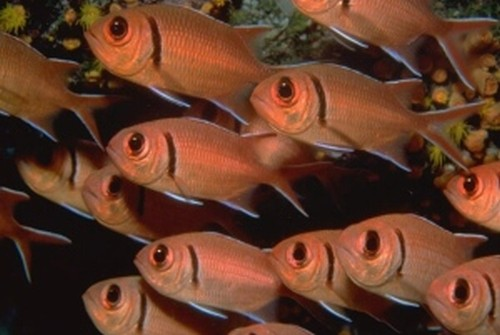
%> input picture Filter Generation/data/fishes.jpg, 500 x 335 px, given in place of artgallery.jpg, which was not available
$ octave main.m   (GNU Octave 9; MATLAB toolbox functions it lacks are replaced by stand-ins)
%> lines starting %> are read from the running program, lines starting %| are printed output that depends on the picture; pictures that were not available may be replaced by others from this repository, and a replacement may not be noted
### Filter Generation/matlab/changeFilterSize.m
function [cX,cY,radius] = changeFilterSize(im,th,n,logScales)
%%
% changeFilterSize - the function uses changing the size of the filter
% approach to detect blobs.
% Input:
%   im - gray scale image
%   th - threshold (a scalar)
%   n  - number of scale levels in the scale space pyramid
%   logScales - value of the sigma scales
% Output:
%   cX - column vector with x coordinates of circle centers
%   cY - column vector with y coordinates of circle centers
%   radius - column vector with radii of the circle
%% Coding starts here

    logFilterBank = cell(n,1); % contains the filter at various levels
    spaceScale = cell(n,1); % contains the scale at various levels
    resultantImage = cell(n,1); % contains the result of the image
    nmsImage = cell(n,1); % contains the non-maximum supression response of an image

    for idx = 1:1:n
         size = 5*logScales+1;
         % Ideally filter should be odd so that its effect is identical
         if mod(ceil(size),2)~=0
             filtSize = floor(size);
             logFilterBank{idx} = fspecial('log', filtSize, logScales);
         else
             filtSize = floor(size);
             logFilterBank{idx} = fspecial('log', filtSize, logScales);
         end
         spaceScale{idx} = logScales;
         % Scale normalized gaussian filter
         resultantImage{idx} = logScales^2*imfilter(im,logFilterBank{idx,1},'replicate');
         resultantImage{idx} = resultantImage{idx}.*resultantImage{idx};
         % Applying ordfilt2 (an input parameter for nms implementation)
         nmsImage{idx}=ordfilt2(resultantImage{idx,1},9,ones(3,3));
         logScales = logScales*sqrt(pi/2);
    end

    % Applying Non-maximum Suppression
    resultantImage = applyNMS(resultantImage,nmsImage,n);

    % Taking the maximum of the nms calculated at each layer
    [maxNum,maxIndex] = max(cat(3,resultantImage{:}),[],3);

    % Taking the maximum greater such that it is greater than threshold
    [cX cY] = find(maxNum>th); % x and y coordinates of the circle centers
    sigma = cell(numel(cX),1);

    for itr =1:1:numel(cX)
         scaleLevel = maxIndex(cX(itr),cY(itr));
         sigma{itr} = spaceScale{scaleLevel};
    end

    % calculating radius for blob circles
    radius = cell2mat(sigma);
    radius = sqrt(2)*radius;
end

### Filter Generation/matlab/applyNMS.m
function resultantImage = applyNMS(resultantImage,nmsImage,numLevel)
%%
% applyNMS - the fuction implements non-maximum suppression of a scaled
% space image
% Input:
%   resultantImage - scaled space image cell
%   nmsImage - ordfilt2 applied image cell
%   numLevel - number of levels in the scaled space pyramid
%% Coding starts here

% Taking the maximum of each scale
 [maxImage,maxImageindex] = max(cat(3, nmsImage{:}), [], 3);

% Applying non maximum supression to each scale
    for idx=1:1:numLevel
        comparisionMatrix = (resultantImage{idx}==maxImage);
        resultantImage{idx} = resultantImage{idx}.*comparisionMatrix;
    end
end

### Filter Generation/matlab/show_all_circles.m
function show_all_circles(I, cx, cy, rad, color, ln_wid)
%% I: image on top of which you want to display the circles
%% cx, cy: column vectors with x and y coordinates of circle centers
%% rad: column vector with radii of circles.
%% The sizes of cx, cy, and rad must all be the same
%% color: optional parameter specifying the color of the circles
%%        to be displayed (red by default)
%% ln_wid: line width of circles (optional, 1.5 by default

if nargin < 5
    color = 'r';
end

if nargin < 6
   ln_wid = 1.5;
end

imshow(I); hold on;

theta = 0:0.1:(2*pi+0.1);
cx1 = cx(:,ones(size(theta)));
cy1 = cy(:,ones(size(theta)));
rad1 = rad(:,ones(size(theta)));
theta = theta(ones(size(cx1,1),1),:);
X = cx1+cos(theta).*rad1;
Y = cy1+sin(theta).*rad1;
line(X', Y', 'Color', color, 'LineWidth', ln_wid);

title(sprintf('%d circles', size(cx,1)));

### Filter Generation/matlab/main.m
tic;
%% codeblock under run time analysis
% Reading Image from data folder
im = imread('../data/artgallery.jpg');
%> im is the input picture: size 335x500x3 uint8; mean R, G, B 100.6, 60, 40.9
% converting image to double
im =im2double(im);
%> im: size 335x500x3 double
% converting image double to gray scale
im = rgb2gray(im);
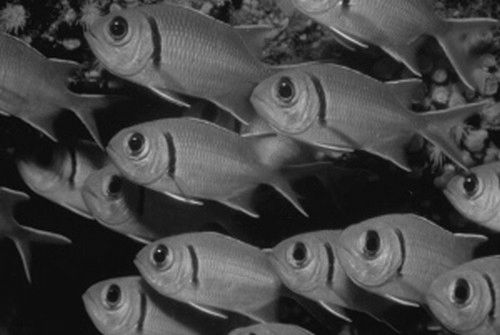
%> im: size 335x500 double; min 0.0262, max 0.831, mean 0.274
% Defining number of levels to be 15
n=15;
% Defining logScales to be 2
logScales  = 2;
% Defining threshold to be 0.02
th = 0.0055;

% Using switch to as for user options
choice = input('Enter your choice\n1. Change Filter Size\n2. Downsample Image size\n');
%> the answer given: 1
switch choice
    case 1
        [cX,cY,radius] = changeFilterSize(im,th,n,logScales);
%> after the loop in changeFilterSize, `for idx = 1:1:n`: filtSize = 236; logFilterBank = 15 items; logScales = 59.15; nmsImage = 15 items
%> in applyNMS, `[maxImage,maxImageindex] = max(cat(3, nmsImage{:}), [], 3);`:
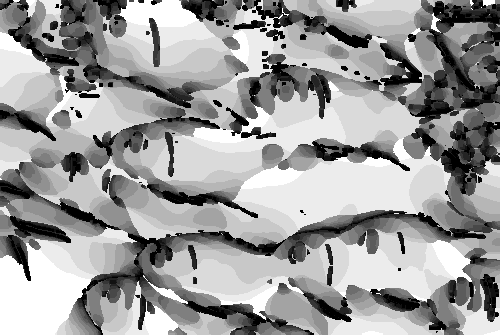
%> maxImageindex: size 335x500 double; min 1, max 15, mean 9.62; drawn with min black and max white
%> the loop in applyNMS, `for idx=1:1:numLevel` made 15 passes
%> pass 1, in applyNMS, `comparisionMatrix = (resultantImage{idx}==maxImage);`:
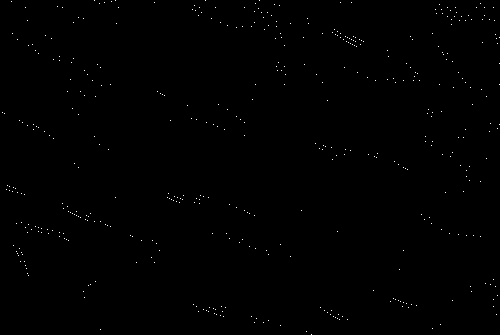
%> comparisionMatrix: size 335x500 logical; 0.28% white in thin lines or dots
%> in changeFilterSize, `[cX cY] = find(maxNum>th);`: cX = 768 values from 1 to 335; cY = 768 values from 1 to 500
%> in changeFilterSize, `sigma = cell(numel(cX),1);`: sigma = 768 items
%> the loop in changeFilterSize, `for itr =1:1:numel(cX)` made 768 passes
%> scaleLevel on passes 1 to 3: 14, 2, 12
%> in changeFilterSize, `radius = cell2mat(sigma);`: radius = 768 values, max 47.19 at index 63, min 2 at index 6, mean 5.5
%> in changeFilterSize, `radius = sqrt(2)*radius;`: radius = 768 values, max 66.74 at index 63, min 2.83 at index 6, mean 7.78
%> cX = 768 values, max 335 at index 63, min 1 at index 208, mean 169.4; cY = 768 values from 1 to 500
        show_all_circles(im,cY,cX,radius);
%> in show_all_circles, `rad1 = rad(:,ones(size(theta)));`:
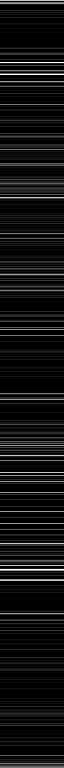
%> rad1: size 768x64 double; min 2.83, max 66.74, mean 7.8; drawn with min black and max white
%> in show_all_circles, `X = cx1+cos(theta).*rad1;`:
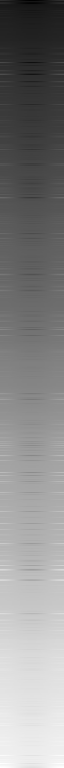
%> X: size 768x64 double; min -52.2, max 533.9, mean 259; drawn with min black and max white
%> in show_all_circles, `Y = cy1+sin(theta).*rad1;`:
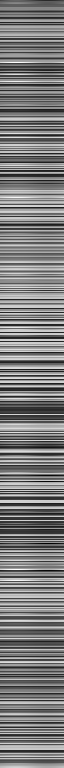
%> Y: size 768x64 double; min -52.25, max 401.7, mean 169.4; drawn with min black and max white
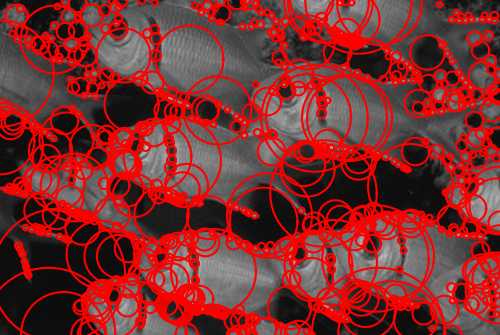
%> figure redrawn from the program's plot data; its title reads '768 circles'
    case 2
        [cX,cY,radius] = downSampleImage(im,th,n,sqrt(pi/2).^3);
        show_all_circles(im,cY,cX,radius);
    otherwise
        fprintf('Wrong choice entered');
end
%%
toc;

$ run again, on Filter Generation/data/mountain.jpg
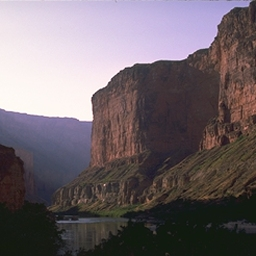
%> input picture Filter Generation/data/mountain.jpg, 256 x 256 px, given in place of artgallery.jpg, which was not available
%> im is the input picture: size 256x256x3 uint8; mean R, G, B 111.5, 101.7, 106.9
%> after the loop in changeFilterSize, `for idx = 1:1:n`: filtSize = 236; logFilterBank = 15 items; logScales = 59.15; nmsImage = 15 items
%> the loop in applyNMS, `for idx=1:1:numLevel` made 15 passes
%> pass 1, in applyNMS, `comparisionMatrix = (resultantImage{idx}==maxImage);`:
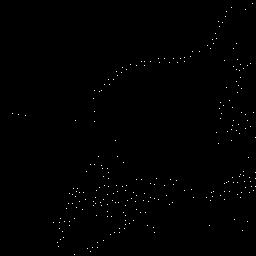
%> comparisionMatrix: size 256x256 logical; 0.38% white in thin lines or dots
%> in changeFilterSize, `[cX cY] = find(maxNum>th);`: cX = 152 values from 4 to 233; cY = 152 values from 1 to 256
%> sigma = 152 items
%> the loop in changeFilterSize, `for itr =1:1:numel(cX)` made 152 passes
%> scaleLevel on passes 1 to 3: 3, 7, 8
%> in changeFilterSize, `radius = cell2mat(sigma);`: radius = 152 values, max 47.19 at index 5, min 2 at index 7, mean 5.5
%> in changeFilterSize, `radius = sqrt(2)*radius;`: radius = 152 values, max 66.74 at index 5, min 2.83 at index 7, mean 7.79
%> `[cX,cY,radius] = changeFilterSize(im,th,n,logScales);`: cX = 152 values, max 233 at index 71, min 4 at index 148, mean 96.47; cY = 152 values from 1 to 256
%> `show_all_circles(im,cY,cX,radius);`:
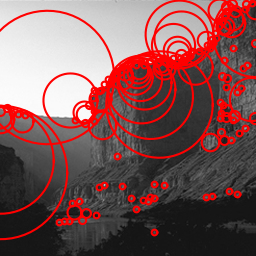
%> figure redrawn from the program's plot data; its title reads '152 circles'

$ run again, on Filter Generation/data/ocean.jpg
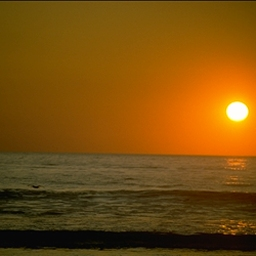
%> input picture Filter Generation/data/ocean.jpg, 256 x 256 px, given in place of artgallery.jpg, which was not available
%> im is the input picture: size 256x256x3 uint8; mean R, G, B 121.6, 77.4, 12.3
%> after the loop in changeFilterSize, `for idx = 1:1:n`: filtSize = 236; logFilterBank = 15 items; logScales = 59.15; nmsImage = 15 items
%> in applyNMS, `[maxImage,maxImageindex] = max(cat(3, nmsImage{:}), [], 3);`:
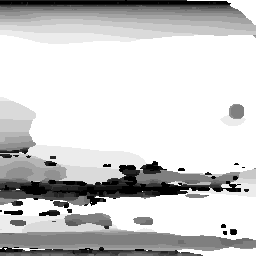
%> maxImageindex: size 256x256 double; min 1, max 15, mean 12.22; drawn with min black and max white
%> in changeFilterSize, `[cX cY] = find(maxNum>th);`: cX = 19 values from 112 to 244; cY = 19 values from 6 to 256
%> sigma = 19 items
%> the loop in changeFilterSize, `for itr =1:1:numel(cX)` made 19 passes
%> scaleLevel on passes 1 to 8: 8, 5, 8, 1, 1, 8, 1, 1
%> in changeFilterSize, `radius = cell2mat(sigma);`: radius = 19 values, max 47.19 at index 19, min 2 at index 4, mean 8.59
%> in changeFilterSize, `radius = sqrt(2)*radius;`: radius = 19 values, max 66.74 at index 19, min 2.83 at index 4, mean 12.15
%> `[cX,cY,radius] = changeFilterSize(im,th,n,logScales);`: cX = 19 values, max 244 at index 18, min 112 at index 17, mean 219.6; cY = 19 values from 6 to 256
%> `show_all_circles(im,cY,cX,radius);`:
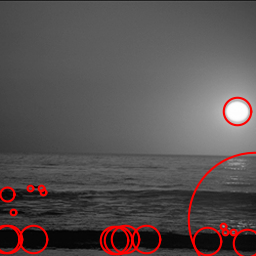
%> figure redrawn from the program's plot data; its title reads '19 circles'
